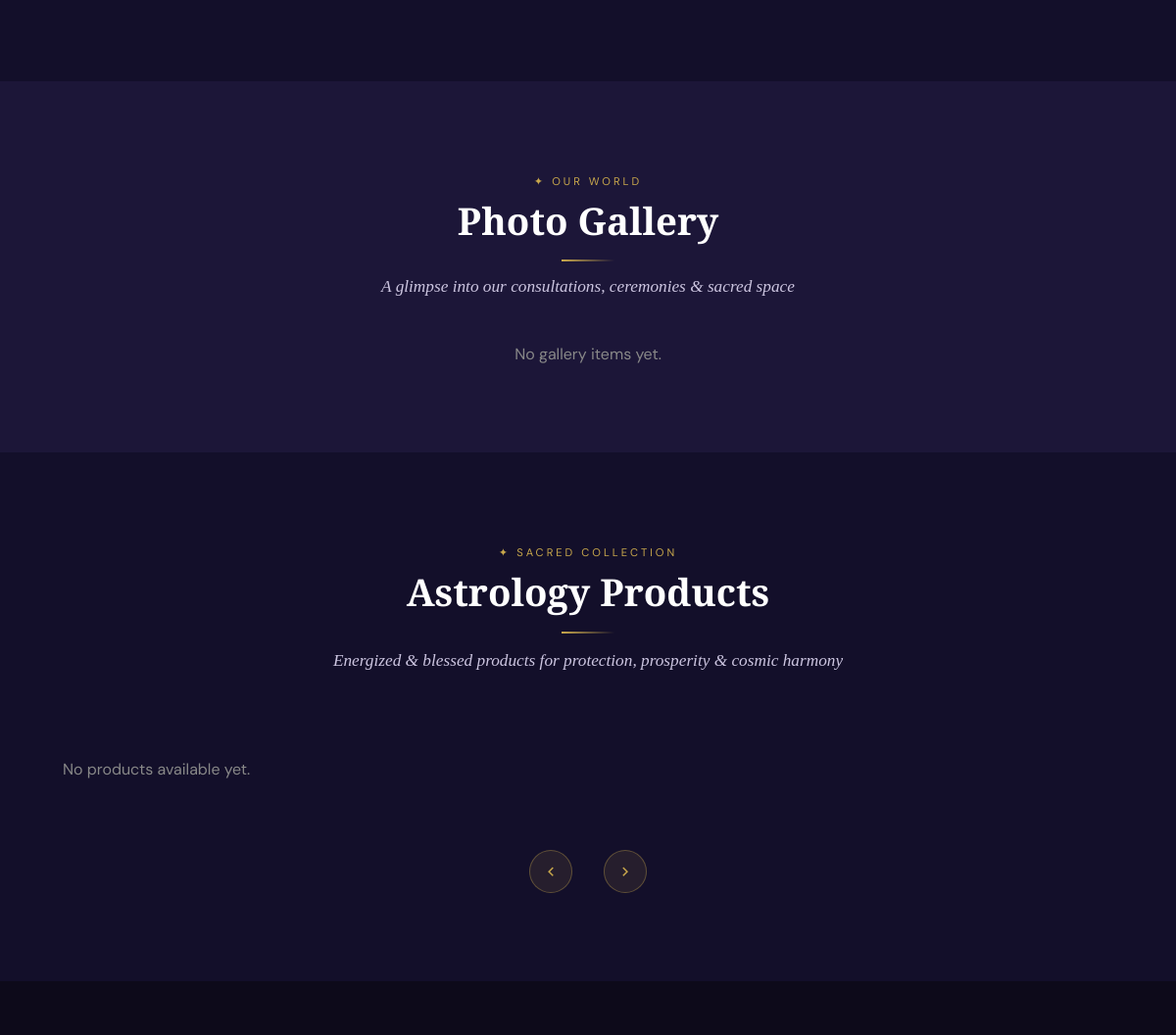
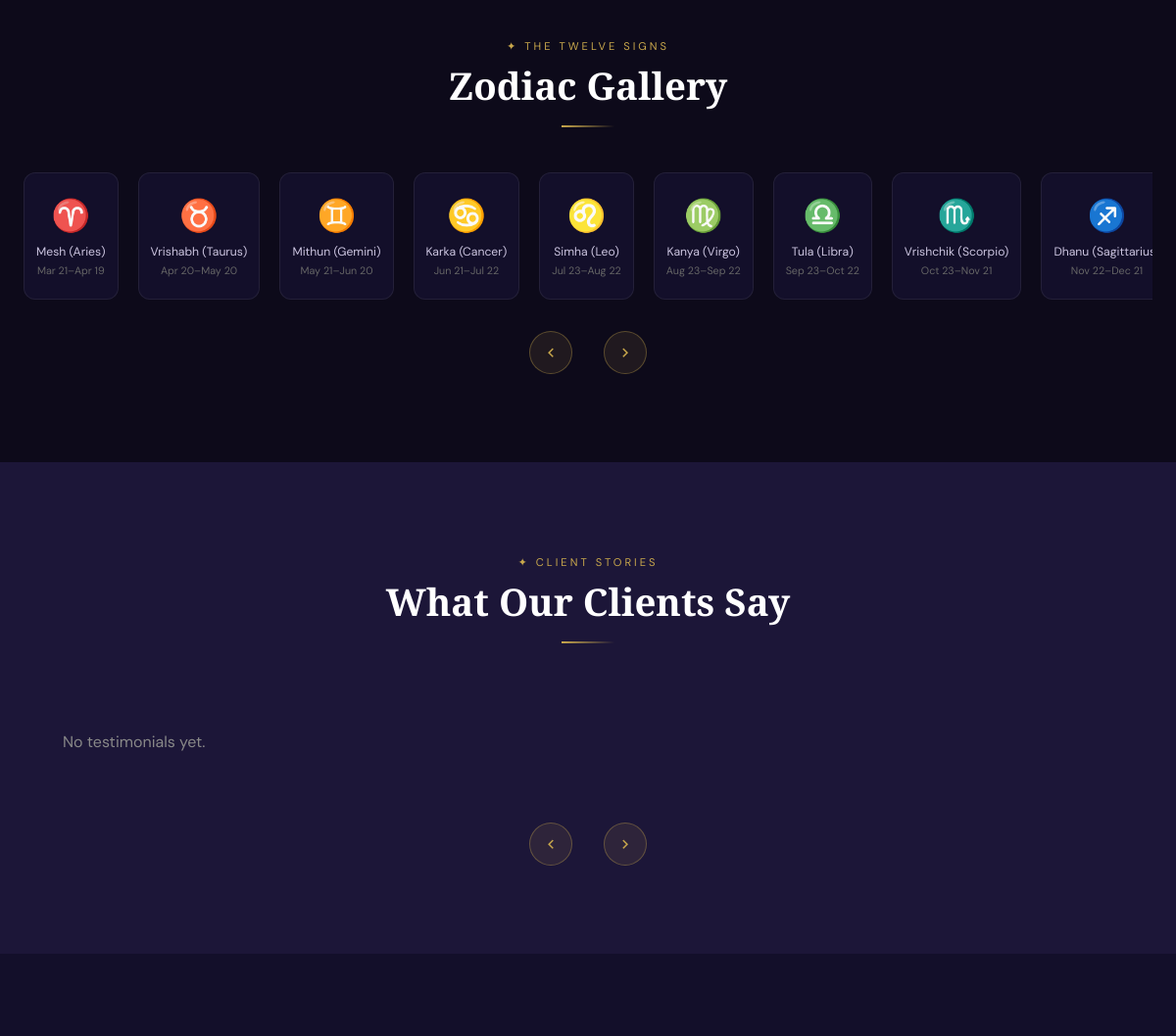
/ (middle part), run on an earlier commit of the app's database (2 pictures, top to bottom).
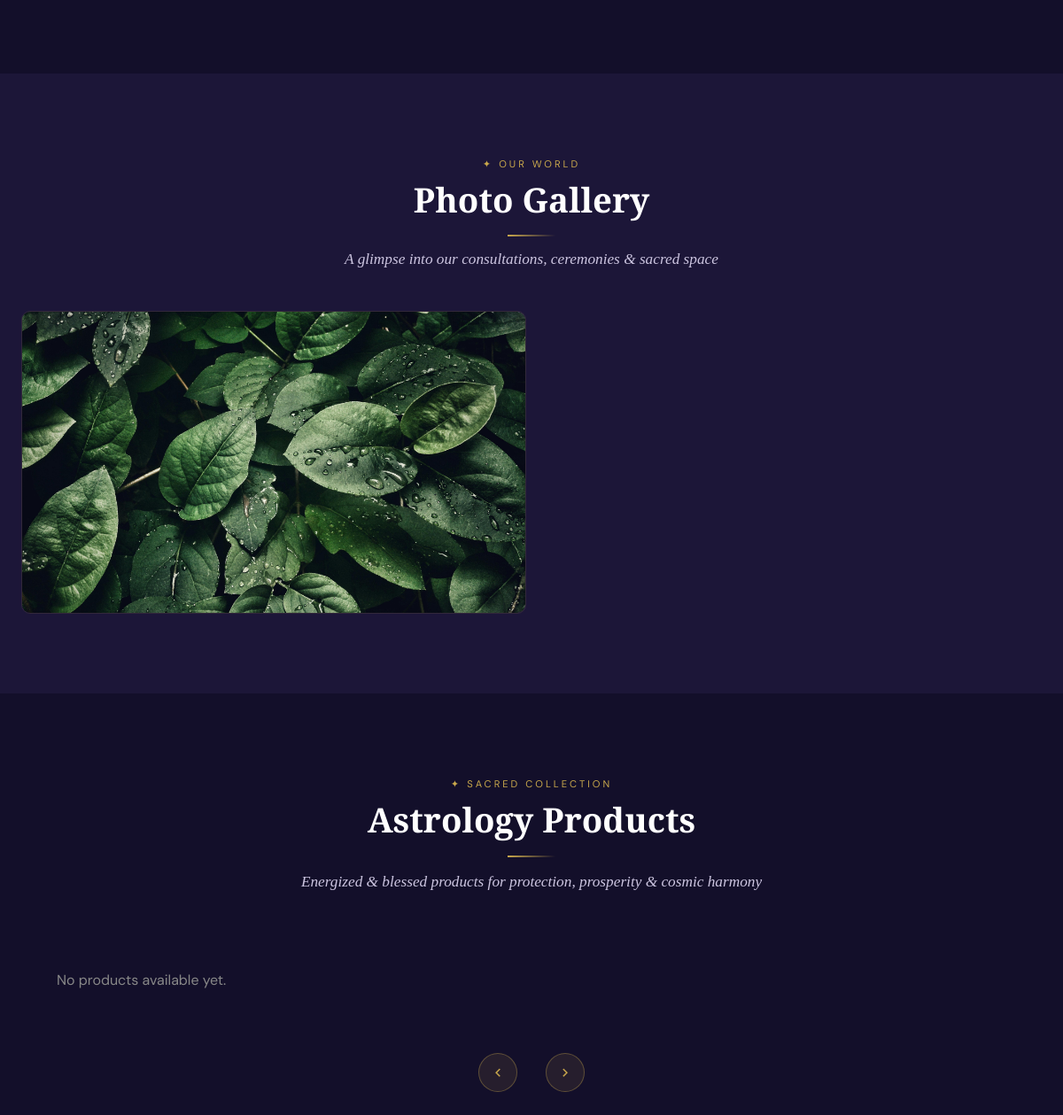
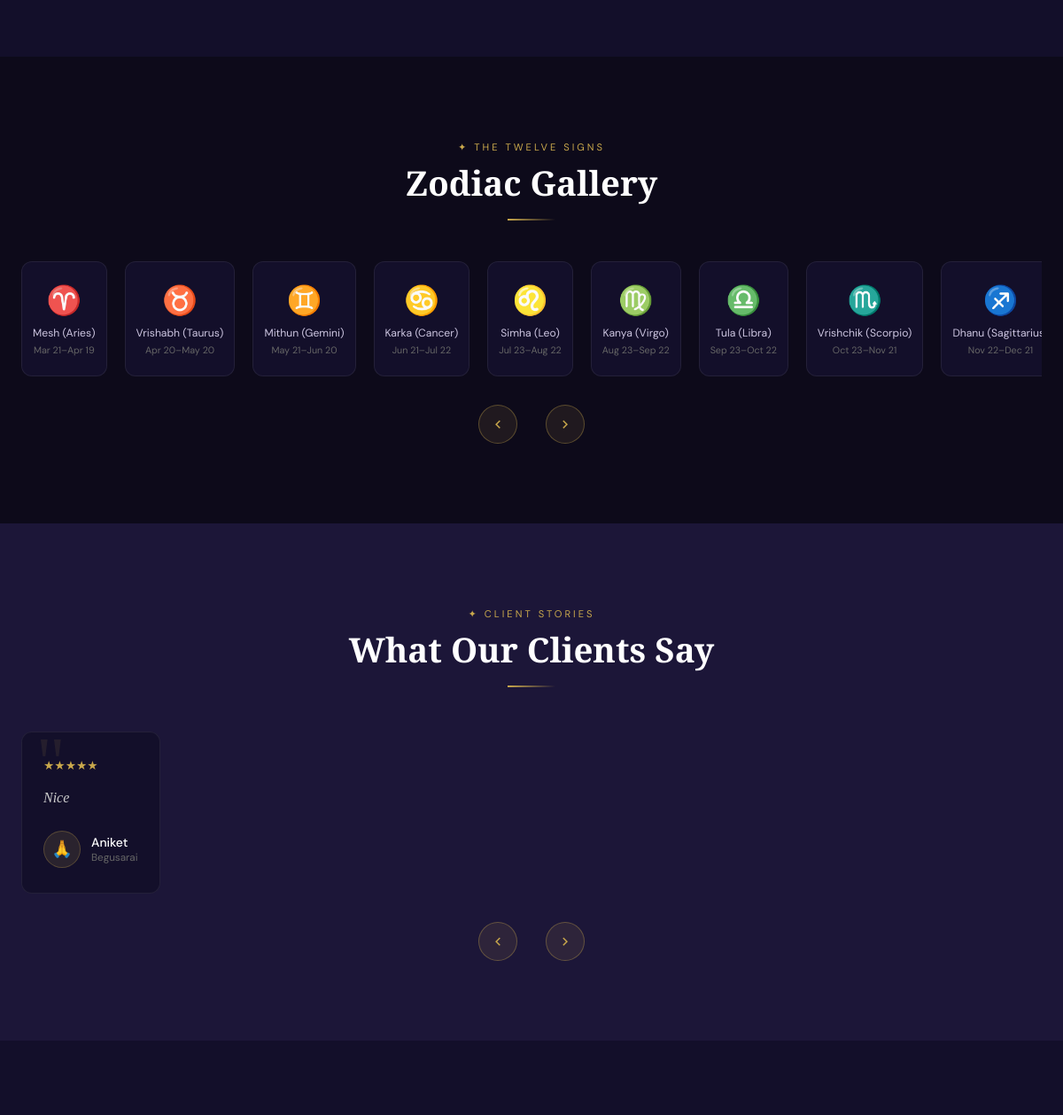
And on a later commit of the database (2 pictures, top to bottom).
### anjali/models.py (models this page shows, shortened)
class Gallery(models.Model):
    title           = models.CharField(max_length=150, default="")
    emoji           = models.CharField(max_length=20,  default="🔮", blank=True, help_text="Fallback emoji if no image")
    image           = models.ImageField(upload_to="gallery/", blank=True, null=True)
    gradient        = models.CharField(
        max_length=150,
        default="linear-gradient(135deg,#1c1638,#4a1472)",
        blank=True,
        help_text="Background gradient shown when no image is uploaded",
    )
    span_two_columns = models.BooleanField(
        default=False,
        help_text="Makes this item span 2 columns in the gallery grid",
    )
    order = models.PositiveIntegerField(default=0)
    class Meta:
        ordering            = ["order"]
        verbose_name        = "Gallery Item"
        verbose_name_plural = "Gallery Items"

class Testimonial(models.Model):
    name      = models.CharField(max_length=100, default="")
    city      = models.CharField(max_length=100, default="", blank=True)
    message   = models.TextField(default="")
    emoji     = models.CharField(max_length=20, default="🙏", blank=True, help_text="Avatar emoji")
    order     = models.PositiveIntegerField(default=0)
    is_active = models.BooleanField(default=True)
    class Meta:
        ordering = ["order"]

### anjali/views/site_views.py (the view)
# urls.py: path('', views.index, name='index'),
def index(request):
    about = About.objects.first()
    about_features = about.features.all() if about else []
    site_settings = SiteSettings.objects.first()
    services      = Service.objects.filter(is_active=True)
    courses       = AstrologyCourse.objects.filter(is_active=True)
    products      = Product.objects.filter(is_active=True)
    testimonials  = Testimonial.objects.filter(is_active=True)
    gallery_items = Gallery.objects.all()
    if request.method == "POST":
        form = ContactInquiryForm(request.POST)
        if form.is_valid():
            form.save()
            messages.success(request, "Your consultation request has been submitted successfully.")
            return redirect("index")
    else:
        form = ContactInquiryForm()
    context = {
        "about": about,
        "about_features": about_features,
        "site_settings": site_settings,
        "services": services,
        "courses": courses,
        "products": products,
        "testimonials": testimonials,
        "gallery_items": gallery_items,
        "form": form,
    }
    return render(request, "User/index.html", context)

### anjali/templates/User/index.html (shortened to what this page needs)
{% load static %}
<!doctype html>
<html lang="en">
  <head>
    <link
      href="https://cdn.jsdelivr.net/npm/remixicon@2.5.0/fonts/remixicon.css"
      rel="stylesheet"
    />
    <link rel="stylesheet" href="https://unpkg.com/aos@next/dist/aos.css" />
    <link rel="stylesheet" href="{% static 'assets/css/stylee.css' %}" />
    <link rel="stylesheet" href="{% static 'assets/css/clash-display.css' %}" />
  </head>
  <body>
    <section id="classes">
    </section>
    <section id="gallery">
      <div class="container">
        <div class="text-center" data-aos="fade-down">
          <div class="section-tag">✦ Our World</div>
          <h2 class="section-title">Photo Gallery</h2>
          <div class="gold-line" style="margin:16px auto"></div>
          <p class="section-sub" style="margin:0 auto">A glimpse into our consultations, ceremonies & sacred space</p>
        </div>
        <div class="gallery-grid" data-aos="fade-up" data-aos-delay="100">
          {% for item in gallery_items %}
          <div class="gallery-item{% if item.span_two_columns %} gallery-span-2{% endif %}"
               onclick="openGallery({{ forloop.counter0 }})"
               {% if item.span_two_columns %}style="grid-column:span 2"{% endif %}>
            <div class="g-inner" style="background:{{ item.gradient }}">
              {% if item.image %}
                <img src="{{ item.image.url }}" alt="{{ item.title }}"
                     style="width:100%;height:100%;object-fit:cover;position:absolute;inset:0;" />
              {% else %}
                {{ item.emoji }}
              {% endif %}
            </div>
          </div>
          {% empty %}
          <p style="color:#888;text-align:center;grid-column:1/-1;">No gallery items yet.</p>
          {% endfor %}
        </div>
      </div>
    </section>
    <section id="products">
      <div class="container">
        <div class="text-center" data-aos="fade-down">
          <div class="section-tag">✦ Sacred Collection</div>
          <h2 class="section-title">Astrology Products</h2>
          <div class="gold-line" style="margin:18px auto"></div>
          <p class="section-sub" style="margin:0 auto">Energized & blessed products for protection, prosperity & cosmic harmony</p>
        </div>
        <div style="margin-top:50px" data-aos="fade-up">
          <div class="carousel-wrap" id="prodWrap">
            <div class="carousel-track" id="prodTrack">
              {% for product in products %}
              <div class="product-card">
                <div class="product-img" style="background:{{ product.gradient }}">
                  {% if product.image %}
                    <img src="{{ product.image.url }}" alt="{{ product.name }}" style="width:100%;height:100%;object-fit:cover" />
                  {% else %}
                    {{ product.icon }}
                  {% endif %}
                </div>
                <div class="product-body">
                  <div class="product-tag">{{ product.category }}</div>
                  <h5>{{ product.name }}</h5>
                  <p>{{ product.description }}</p>
                  <div class="product-footer">
                    <div class="product-price">₹{{ product.price }}</div>
                    <a href="#contact" class="btn-small">Order</a>
                  </div>
                </div>
              </div>
              {% empty %}
              <p style="color:#888;text-align:center;padding:40px;">No products available yet.</p>
              {% endfor %}
            </div>
          </div>
          <div class="carousel-controls">
            <button class="carousel-btn" onclick="slide('prod', -1)"><i class="ri-arrow-left-s-line"></i></button>
            <button class="carousel-btn" onclick="slide('prod', 1)"><i class="ri-arrow-right-s-line"></i></button>
          </div>
        </div>
      </div>
    </section>
    <section id="zodiac">
      <div class="container">
        <div class="text-center" data-aos="fade-down">
          <div class="section-tag">✦ The Twelve Signs</div>
          <h2 class="section-title">Zodiac Gallery</h2>
          <div class="gold-line" style="margin:18px auto"></div>
        </div>
        <div style="margin-top:46px" data-aos="fade-up">
          <div class="carousel-wrap" id="zodWrap">
            <div class="carousel-track" id="zodTrack">
              <div class="zodiac-card"><span class="zodiac-symbol">♈</span><div class="zodiac-name">Mesh (Aries)</div><div class="zodiac-dates">Mar 21–Apr 19</div></div>
              <div class="zodiac-card"><span class="zodiac-symbol">♉</span><div class="zodiac-name">Vrishabh (Taurus)</div><div class="zodiac-dates">Apr 20–May 20</div></div>
              <div class="zodiac-card"><span class="zodiac-symbol">♊</span><div class="zodiac-name">Mithun (Gemini)</div><div class="zodiac-dates">May 21–Jun 20</div></div>
              <div class="zodiac-card"><span class="zodiac-symbol">♋</span><div class="zodiac-name">Karka (Cancer)</div><div class="zodiac-dates">Jun 21–Jul 22</div></div>
              <div class="zodiac-card"><span class="zodiac-symbol">♌</span><div class="zodiac-name">Simha (Leo)</div><div class="zodiac-dates">Jul 23–Aug 22</div></div>
              <div class="zodiac-card"><span class="zodiac-symbol">♍</span><div class="zodiac-name">Kanya (Virgo)</div><div class="zodiac-dates">Aug 23–Sep 22</div></div>
              <div class="zodiac-card"><span class="zodiac-symbol">♎</span><div class="zodiac-name">Tula (Libra)</div><div class="zodiac-dates">Sep 23–Oct 22</div></div>
              <div class="zodiac-card"><span class="zodiac-symbol">♏</span><div class="zodiac-name">Vrishchik (Scorpio)</div><div class="zodiac-dates">Oct 23–Nov 21</div></div>
              <div class="zodiac-card"><span class="zodiac-symbol">♐</span><div class="zodiac-name">Dhanu (Sagittarius)</div><div class="zodiac-dates">Nov 22–Dec 21</div></div>
            </div>
          </div>
          <div class="carousel-controls">
            <button class="carousel-btn" onclick="slide('zod', -1)"><i class="ri-arrow-left-s-line"></i></button>
            <button class="carousel-btn" onclick="slide('zod', 1)"><i class="ri-arrow-right-s-line"></i></button>
          </div>
        </div>
      </div>
    </section>
    <section id="testimonials">
      <div class="container">
        <div class="text-center" data-aos="fade-down">
          <div class="section-tag">✦ Client Stories</div>
          <h2 class="section-title">What Our Clients Say</h2>
          <div class="gold-line" style="margin:18px auto"></div>
        </div>
        <div style="margin-top:50px" data-aos="fade-up">
          <div class="carousel-wrap" id="testiWrap">
            <div class="carousel-track" id="testiTrack">
              {% for testimonial in testimonials %}
              <div class="testimonial-card">
                <div class="testimonial-stars">★★★★★</div>
                <p>{{ testimonial.message }}</p>
                <div class="testimonial-author">
                  <div class="author-avatar">{{ testimonial.emoji }}</div>
                  <div>
                    <div class="author-name">{{ testimonial.name }}</div>
                    <div class="author-city">{{ testimonial.city }}</div>
                  </div>
                </div>
              </div>
              {% empty %}
              <p style="color:#888;text-align:center;padding:40px;">No testimonials yet.</p>
              {% endfor %}
            </div>
          </div>
          <div class="carousel-controls">
            <button class="carousel-btn" onclick="slide('testi', -1)"><i class="ri-arrow-left-s-line"></i></button>
            <button class="carousel-btn" onclick="slide('testi', 1)"><i class="ri-arrow-right-s-line"></i></button>
          </div>
        </div>
      </div>
    </section>
    <section id="contact">
    </section>
  </body>
</html>

What changed in the data, as far as the page shows it:
added Gallery: image (picture)
added Testimonial: message "Nice", emoji "🙏", name "Aniket", city "Begusarai"
Also different on the page:
text no longer shown: "No gallery items yet. No testimonials yet."
